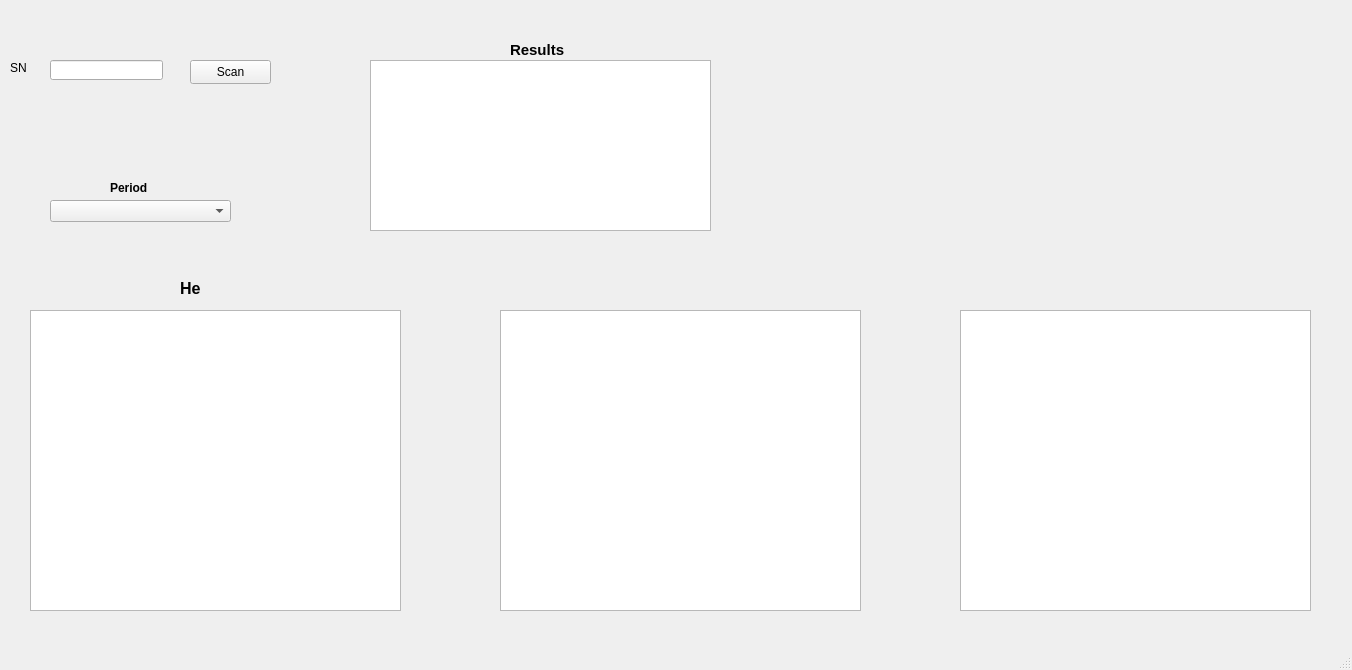
<?xml version="1.0" encoding="UTF-8"?>
<ui version="4.0">
 <class>MainWindow</class>
 <widget class="QMainWindow" name="MainWindow">
  <property name="geometry">
   <rect>
    <x>0</x>
    <y>0</y>
    <width>1352</width>
    <height>670</height>
   </rect>
  </property>
  <property name="minimumSize">
   <size>
    <width>1352</width>
    <height>670</height>
   </size>
  </property>
  <property name="maximumSize">
   <size>
    <width>1352</width>
    <height>670</height>
   </size>
  </property>
  <property name="windowTitle">
   <string>IMR Scan</string>
  </property>
  <widget class="QWidget" name="centralwidget">
   <widget class="QLineEdit" name="ns_field">
    <property name="geometry">
     <rect>
      <x>50</x>
      <y>60</y>
      <width>113</width>
      <height>20</height>
     </rect>
    </property>
   </widget>
   <widget class="QLabel" name="ns">
    <property name="geometry">
     <rect>
      <x>10</x>
      <y>60</y>
      <width>21</width>
      <height>16</height>
     </rect>
    </property>
    <property name="text">
     <string>SN</string>
    </property>
   </widget>
   <widget class="QPushButton" name="scan">
    <property name="geometry">
     <rect>
      <x>190</x>
      <y>60</y>
      <width>81</width>
      <height>24</height>
     </rect>
    </property>
    <property name="text">
     <string>Scan</string>
    </property>
   </widget>
   <widget class="QTextEdit" name="log_text">
    <property name="geometry">
     <rect>
      <x>370</x>
      <y>60</y>
      <width>341</width>
      <height>171</height>
     </rect>
    </property>
   </widget>
   <widget class="QLabel" name="log">
    <property name="geometry">
     <rect>
      <x>510</x>
      <y>40</y>
      <width>71</width>
      <height>20</height>
     </rect>
    </property>
    <property name="font">
     <font>
      <pointsize>11</pointsize>
      <weight>75</weight>
      <italic>false</italic>
      <bold>true</bold>
     </font>
    </property>
    <property name="text">
     <string>Results</string>
    </property>
   </widget>
   <widget class="QComboBox" name="comboBox">
    <property name="geometry">
     <rect>
      <x>50</x>
      <y>200</y>
      <width>181</width>
      <height>22</height>
     </rect>
    </property>
   </widget>
   <widget class="QLabel" name="period_set">
    <property name="geometry">
     <rect>
      <x>110</x>
      <y>180</y>
      <width>61</width>
      <height>16</height>
     </rect>
    </property>
    <property name="font">
     <font>
      <pointsize>9</pointsize>
      <weight>75</weight>
      <bold>true</bold>
     </font>
    </property>
    <property name="text">
     <string>Period</string>
    </property>
   </widget>
   <widget class="QGraphicsView" name="hegraph">
    <property name="geometry">
     <rect>
      <x>30</x>
      <y>310</y>
      <width>371</width>
      <height>301</height>
     </rect>
    </property>
   </widget>
   <widget class="QGraphicsView" name="phapgraph">
    <property name="geometry">
     <rect>
      <x>500</x>
      <y>310</y>
      <width>361</width>
      <height>301</height>
     </rect>
    </property>
   </widget>
   <widget class="QGraphicsView" name="dpgraph">
    <property name="geometry">
     <rect>
      <x>960</x>
      <y>310</y>
      <width>351</width>
      <height>301</height>
     </rect>
    </property>
   </widget>
   <widget class="QLabel" name="label">
    <property name="geometry">
     <rect>
      <x>180</x>
      <y>280</y>
      <width>41</width>
      <height>16</height>
     </rect>
    </property>
    <property name="font">
     <font>
      <pointsize>12</pointsize>
      <weight>75</weight>
      <bold>true</bold>
     </font>
    </property>
    <property name="text">
     <string>He</string>
    </property>
   </widget>
  </widget>
  <widget class="QMenuBar" name="menubar">
   <property name="geometry">
    <rect>
     <x>0</x>
     <y>0</y>
     <width>1352</width>
     <height>19</height>
    </rect>
   </property>
  </widget>
  <widget class="QStatusBar" name="statusbar"/>
 </widget>
 <resources/>
 <connections/>
</ui>
